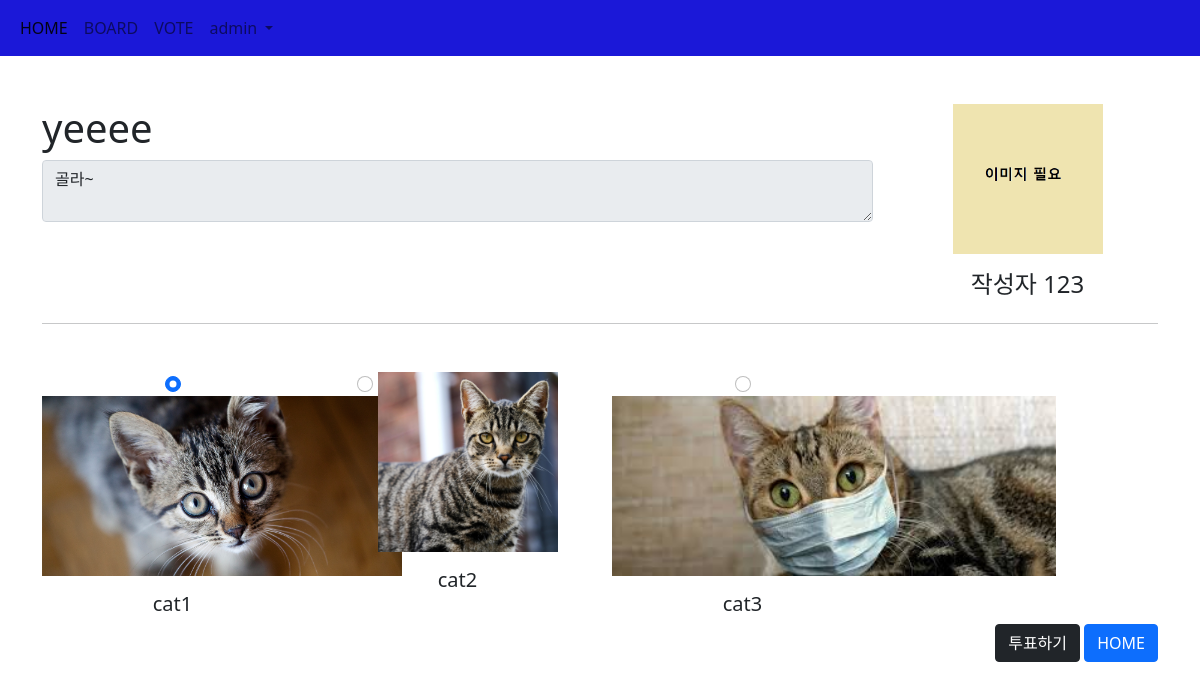
The page /vote/detail/7 (signed in) on the database its author committed.
### acc/models.py (models this page shows)
class User(AbstractUser):
    comment = models.TextField(blank=True)
    age = models.IntegerField(default=0)
    point = models.IntegerField(default=0)
    pic = models.ImageField(upload_to='acc/%y/%m', blank=True) #y = 년도, m = 월

### vote/models.py (models this page shows, shortened)
class Topic(models.Model):
    title = models.CharField(max_length=100)
    writer = models.CharField(max_length=30)
    writer_pic = models.ImageField()
    comment = models.TextField(blank=True)
    voter = models.ManyToManyField(User, blank=True)

class Choice(models.Model):
    title = models.ForeignKey(Topic, on_delete=models.CASCADE)
    subject = models.CharField(max_length=100)
    pic = models.ImageField(upload_to="vote", blank=True)
    choicer = models.ManyToManyField(User, blank=True)

### vote/views.py (the view)
# urls.py: path('detail/<num>', views.detail, name="detail"),
def detail(request, num):
    t = Topic.objects.get(id=num)
    c = t.choice_set.all()
    context = {
        'con' : t,
        'cho' : c,
    }
    return render(request, 'vote/detail.html', context)

### template/vote/detail.html (shortened to what this page needs)
{% extends 'base.html' %}
{% block content %}
{% load mathfilters %}
<div class="container mt-5 mb-5">
    <div class="row">
        <div class="col-lg-9">
            <h1>{{ con.title }}</h1>
            <textarea disabled class="form-control">{{ con.comment }}</textarea>
        </div>
        <div class="col-lg-3 text-center">
            <img src="{{ con.writer_pic.url }}" height="150px">
            <div class="mt-3">
                <h4>작성자 {{con.writer}}</h4>
            </div>
        </div>
    </div>
    <hr>
    <form method="POST" action="{% url 'vote:vote' con.id %}">
        <div class="mt-5 row text-center">
        {% for i in cho %}
            <div class="col-lg-3">
                {% if not user in con.voter.all %}
                    <input class="form-check-input" {% if forloop.first %}checked{% endif %} type="radio" name="subject" value={{i.id}}>
                {% endif %}
                <img src="{{i.pic.url}}" height="180px">
                <div class="mt-3">
                    <h5>{{i.subject}}</h5>
                </div>
            </div>
        {% endfor %}
        </div>
        <div class="text-end">
            {% if not user in con.voter.all %}
                <button class="btn btn-dark">투표하기</button>
            {% endif %}
            <a href="{% url 'vote:index' %}"><button type="button" class="btn btn-primary">HOME</button></a>
        </div>
    </form>
</div>
{% endblock %}

### template/base.html (shortened to what this page needs)
<!doctype html>
<html lang="en">
<head>
    <link href="https://cdn.jsdelivr.net/npm/bootstrap@5.1.1/dist/css/bootstrap.min.css" rel="stylesheet">
</head>
<body>
    {% if user.is_authenticated %}
        <nav class="navbar navbar-expand-lg navbar-light" style="background-color: #1b18d8;">
            <div class="container-fluid">
            <div class="" id="navbarSupportedContent">
                <ul class="navbar-nav me-auto mb-2 mb-lg-0">
                <li class="nav-item">
                    <a class="nav-link active" aria-current="page" href="{% url 'acc:index'%}">HOME</a>
                </li>
                <li class="nav-item">
                    <a class="nav-link" href="{% url 'board:index' %}">BOARD</a>
                </li>
                <li class="nav-item">
                    <a class="nav-link" href="{% url 'vote:index' %}">VOTE</a>
                </li>
                <li class="nav-item dropdown">
                    <a class="nav-link dropdown-toggle" href="#" id="navbarDropdown" role="button" data-bs-toggle="dropdown" aria-expanded="false">
                      {{user.username}}
                    </a>
                  </li>
                </ul>
            </div>
            </div>
        </nav>
        {% endif %}
    {% block content %}{% endblock %}
</body>
</html>

### rows shown on the page
User: username "admin"
Topic: title "yeeee", comment "골라~", writer_pic (placeholder picture), writer "123"
Choice: pic (picture), subject "cat1"
Choice: pic (picture), subject "cat2"
Choice: pic (picture), subject "cat3"
